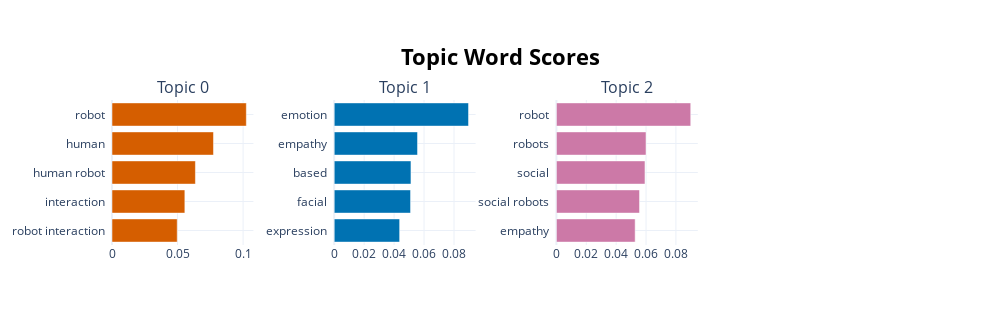

Source (notebook cell):
### Code cell
model.visualize_barchart()

### Figure 1 — Plotly figure (JSON) as saved in the notebook; plotly's stock layout.template omitted (floating-point values rounded to 4 significant figures)
{"data": [{"marker": {"color": "#D55E00"}, "orientation": "h", "type": "bar", "x": [0.04976, 0.05558, 0.06363, 0.07742, 0.1025], "xaxis": "x", "y": ["robot interaction  ", "interaction  ", "human robot  ", "human  ", "robot  "], "yaxis": "y"}, {"marker": {"color": "#0072B2"}, "orientation": "h", "type": "bar", "x": [0.0437, 0.05098, 0.05126, 0.05565, 0.0897], "xaxis": "x2", "y": ["expression  ", "facial  ", "based  ", "empathy  ", "emotion  "], "yaxis": "y2"}, {"marker": {"color": "#CC79A7"}, "orientation": "h", "type": "bar", "x": [0.05271, 0.05563, 0.05929, 0.05998, 0.08991], "xaxis": "x3", "y": ["empathy  ", "social robots  ", "social  ", "robots  ", "robot  "], "yaxis": "y3"}], "layout": {"annotations": [{"font": {"size": 16}, "showarrow": false, "text": "Topic 0", "x": 0.0875, "xanchor": "center", "xref": "paper", "y": 1, "yanchor": "bottom", "yref": "paper"}, {"font": {"size": 16}, "showarrow": false, "text": "Topic 1", "x": 0.3625, "xanchor": "center", "xref": "paper", "y": 1, "yanchor": "bottom", "yref": "paper"}, {"font": {"size": 16}, "showarrow": false, "text": "Topic 2", "x": 0.6375, "xanchor": "center", "xref": "paper", "y": 1, "yanchor": "bottom", "yref": "paper"}], "height": 325, "hoverlabel": {"bgcolor": "white", "font": {"family": "Rockwell", "size": 16}}, "showlegend": false, "title": {"font": {"color": "Black", "size": 22}, "text": "<b>Topic Word Scores", "x": 0.5, "xanchor": "center", "yanchor": "top"}, "width": 1000, "xaxis": {"anchor": "y", "domain": [0, 0.175], "showgrid": true}, "xaxis2": {"anchor": "y2", "domain": [0.275, 0.45], "showgrid": true}, "xaxis3": {"anchor": "y3", "domain": [0.55, 0.725], "showgrid": true}, "xaxis4": {"anchor": "y4", "domain": [0.825, 1], "showgrid": true}, "yaxis": {"anchor": "x", "domain": [0, 1], "showgrid": true}, "yaxis2": {"anchor": "x2", "domain": [0, 1], "showgrid": true}, "yaxis3": {"anchor": "x3", "domain": [0, 1], "showgrid": true}, "yaxis4": {"anchor": "x4", "domain": [0, 1], "showgrid": true}}}
